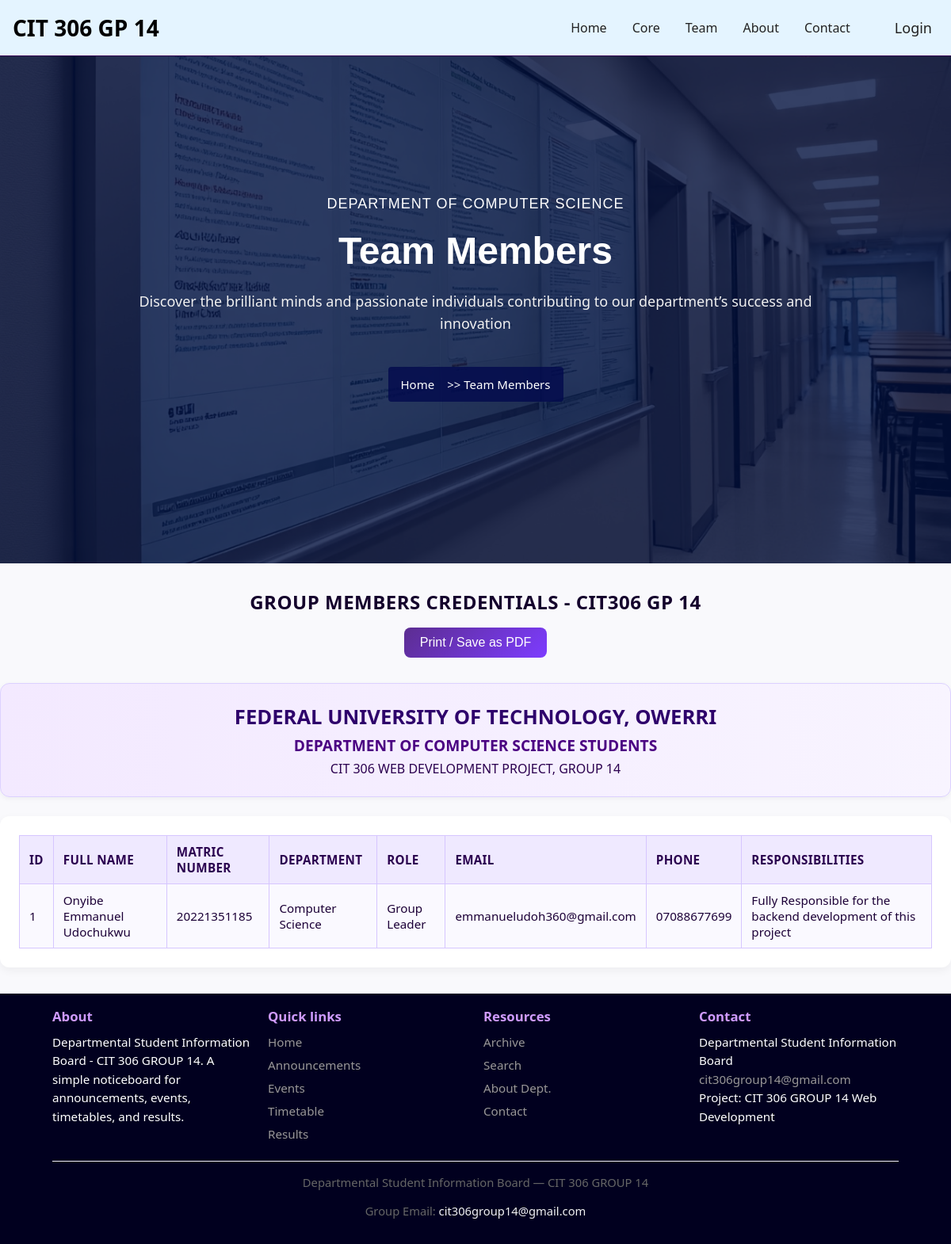
Page /team/credentials/ on the earlier database version.
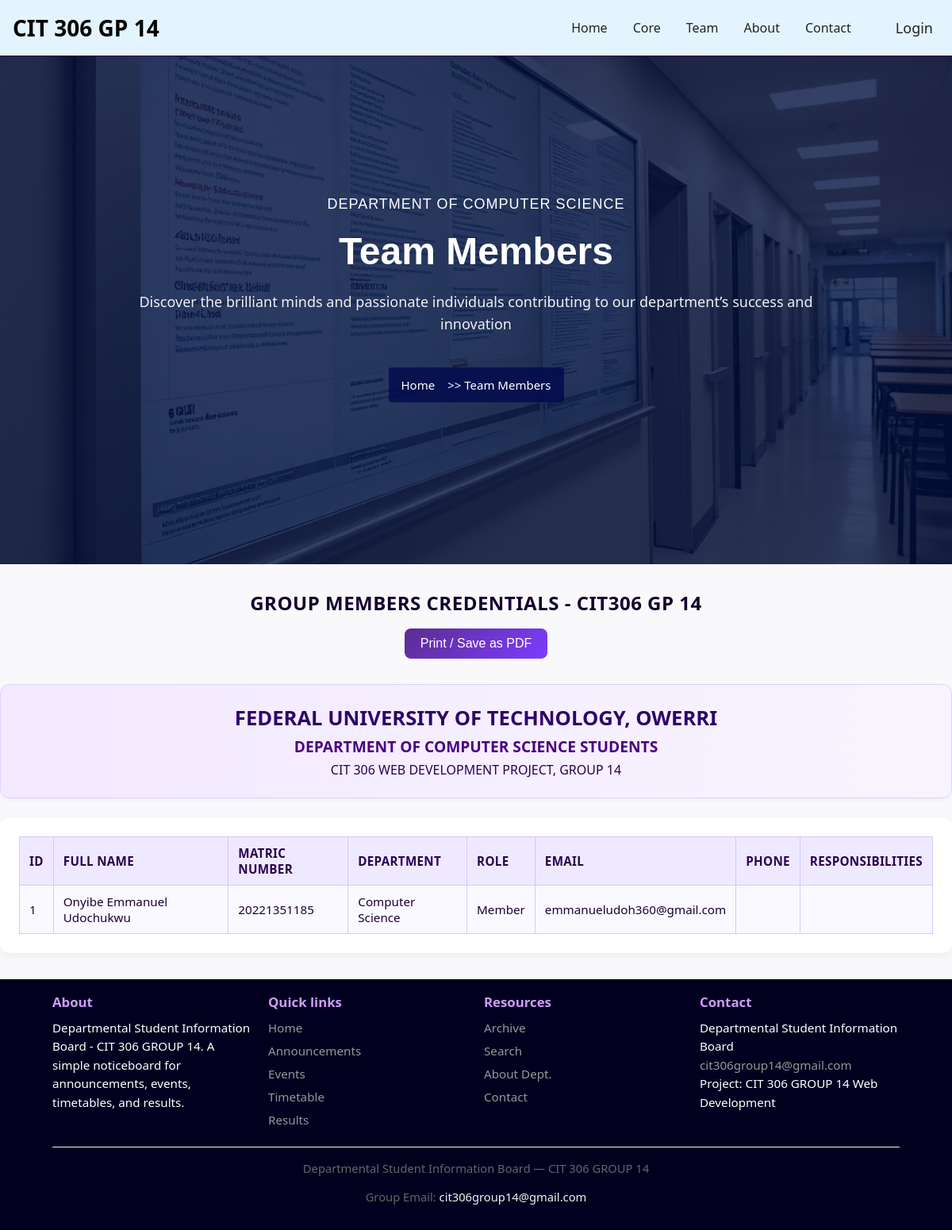
Same page on the later database version.
### team/models.py (models this page shows, shortened)
class TeamMember(models.Model):
    full_name = models.CharField(max_length=200)
    matric_number = models.CharField(max_length=50)
    department = models.CharField(max_length=100)
    project_role = models.CharField(max_length=100)
    email = models.EmailField()
    phone = models.CharField(max_length=50, blank=False)
    github = models.URLField(blank=True)
    responsibilities = models.TextField(blank=True)

### team/views.py (the view)
# urls.py: path('credentials/', views.credentials, name='credentials'),
def credentials(request):
    members = TeamMember.objects.all()
    return render(request, 'team/credentials.html', {'members': members})

### team/templates/team/credentials.html (shortened to what this page needs)
{% extends 'core/base.html' %}
{% load static %}
{% block content %}
<section class="heroBanner">
    <div class="container">
        <div class="row">
            <div class="col-md-10 col-lg-8 col-xl-7">
                <div class="heroContent">
                    <h5>Department of Computer Science</h5>
                    <h2>Team Members</h2>
                    <p>Discover the brilliant minds and passionate individuals contributing to our department’s success and innovation</p>
                    <div class="heroBreadcrumb">
                        <a href="{% url 'core:home' %}">Home</a>
                        <span> >> Team Members</span>
                    </div>
                </div>
            </div>
        </div>
    </div>
</section>
<h2 class="sub-heading">GROUP MEMBERS CREDENTIALS - CIT306 GP 14</h2>
<button onclick="printSection('printable-area')" class="btn">Print / Save as PDF</button>
<div id="printable-area">
  <div class="print-header">
    <h1>FEDERAL UNIVERSITY OF TECHNOLOGY, OWERRI</h1>
    <h2>DEPARTMENT OF COMPUTER SCIENCE STUDENTS</h2>
    <h4>CIT 306 WEB DEVELOPMENT PROJECT, GROUP 14</h4>
  </div>
  <div class="table-container">
    <table class="team-table">
      <thead>
        <tr>
          <th>ID</th>
          <th>Full Name</th>
          <th>Matric Number</th>
          <th>Department</th>
          <th>Role</th>
          <th>Email</th>
          <th>Phone</th>
          <th>Responsibilities</th>
        </tr>
      </thead>
      <tbody>
        {% for m in members %}
        <tr>
          <td>{{ forloop.counter }}</td>
          <td>{{ m.full_name }}</td>
          <td>{{ m.matric_number }}</td>
          <td>{{ m.department }}</td>
          <td>{{ m.project_role }}</td>
          <td>{{ m.email }}</td>
          <td>{{ m.phone }}</td>
          <td>{{ m.responsibilities }}</td>
        </tr>
        {% empty %}
        <tr><td colspan="8">No team members added yet.</td></tr>
        {% endfor %}
      </tbody>
    </table>
  </div>
</div>
{% endblock %}

Differences in the rows shown:
changed TeamMember "Onyibe Emmanuel Udochukwu": project_role "Group Leader" → "Member"; phone "07088677699" → (not shown); responsibilities "Fully Responsible for the backend development of this project" → (not shown)
